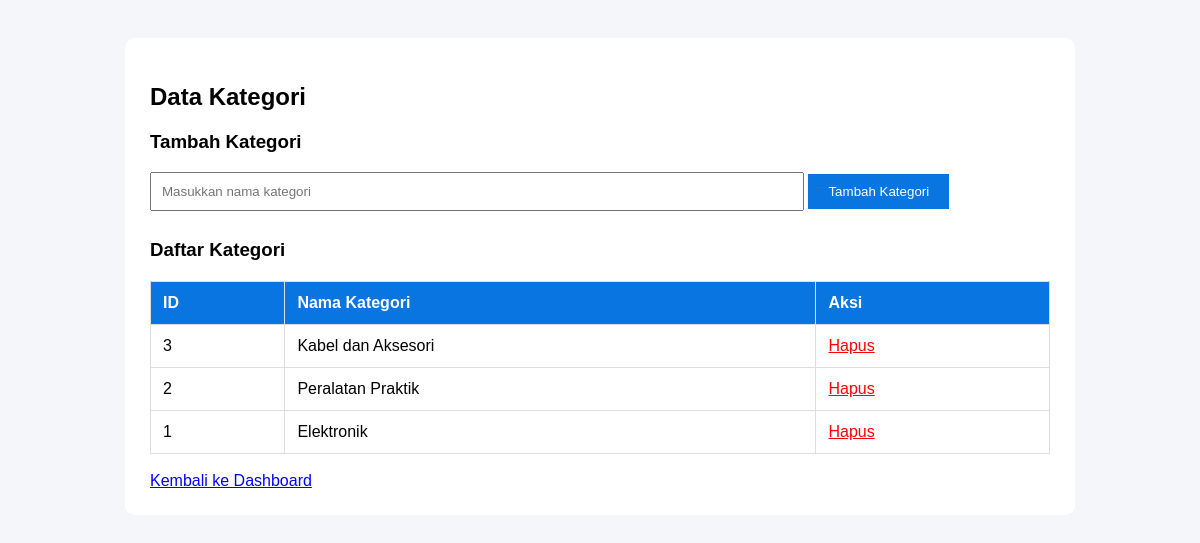
The page /kategori.php on the database its author committed.
### tables this page shows
CREATE TABLE kategori (
    id INT AUTO_INCREMENT PRIMARY KEY,
    nama VARCHAR(100) NOT NULL
);

### kategori.php (the view, shortened to what this page needs)
<?php
require_once 'config.php';
$stmt = $pdo->query("SELECT * FROM kategori ORDER BY id DESC");
$data = $stmt->fetchAll(PDO::FETCH_ASSOC);
?>
<!DOCTYPE html>
<html lang="id">
<head>
</head>
<body>
<div class="container">
    <h2>Data Kategori</h2>
    <h3>Tambah Kategori</h3>
    <form method="POST">
        <input
            type="text"
            name="nama_kategori"
            placeholder="Masukkan nama kategori"
            required
        >
        <button type="submit" name="tambah">
            Tambah Kategori
        </button>
    </form>
    <h3>Daftar Kategori</h3>
    <table>
        <tr>
            <th>ID</th>
            <th>Nama Kategori</th>
            <th>Aksi</th>
        </tr>
        <?php foreach ($data as $kategori): ?>
        <tr>
            <td><?= htmlspecialchars($kategori['id']) ?></td>
            <td>
                <?= htmlspecialchars($kategori['nama']) ?>
            </td>
            <td>
                <a
                    href="kategori.php?hapus=<?= $kategori['id'] ?>"
                    onclick="return confirm('Yakin ingin menghapus kategori ini?')"
                >
                    Hapus
                </a>
            </td>
        </tr>
        <?php endforeach; ?>
    </table>
    <br>
    <a href="dashboard.php" style="color:blue;">
        Kembali ke Dashboard
    </a>
</div>
</body>
</html>

### kategori.php (style rules this page uses)
body { font-family: Arial; background: #f4f6f9; padding: 30px; }
.container { background: white; padding: 25px; border-radius: 10px; max-width: 900px; margin: auto; }
input { padding: 10px; width: 70%; margin-bottom: 10px; }
button { padding: 10px 20px; background: #0875e1; color: white; border: none; cursor: pointer; }
table { width: 100%; border-collapse: collapse; margin-top: 20px; }
th, td { border: 1px solid #ddd; padding: 12px; text-align: left; }
th { background: #0875e1; color: white; }
a { color: red; }

### rows shown on the page
kategori: id "3", nama "Kabel dan Aksesori"
kategori: id "2", nama "Peralatan Praktik"
kategori: id "1", nama "Elektronik"
